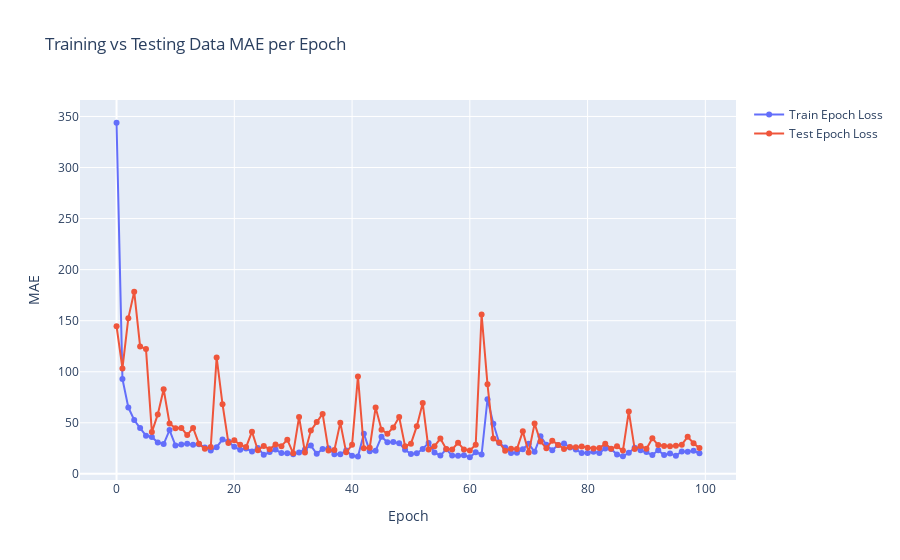

Source (notebook cell):
### Markdown cell above
### Plot the loss of validation and train data

### Code cell
# Plot Loss in Train vs Test data
import pandas as pd
historydf = pd.DataFrame(history.history, index=history.epoch)
import plotly.graph_objs as go#visualization
train_loss = {
  "mode": "lines+markers", 
  "name": "Train Epoch Loss", 
  "type": "scatter", 
  "x":history.epoch, 
  "y":  history.history['loss']
}
test_loss = {
  "mode": "lines+markers", 
  "name": "Test Epoch Loss", 
  "type": "scatter", 
  "x":history.epoch, 
  "y":  history.history['val_loss']
}

data = [train_loss,test_loss]
layout = {
  "title": "Training vs Testing Data MAE per Epoch", 
  "xaxis": {"title": "Epoch"}, 
  "yaxis": {"title": "MAE"}
}
fig = go.Figure(data=data, layout=layout)
fig.show()
